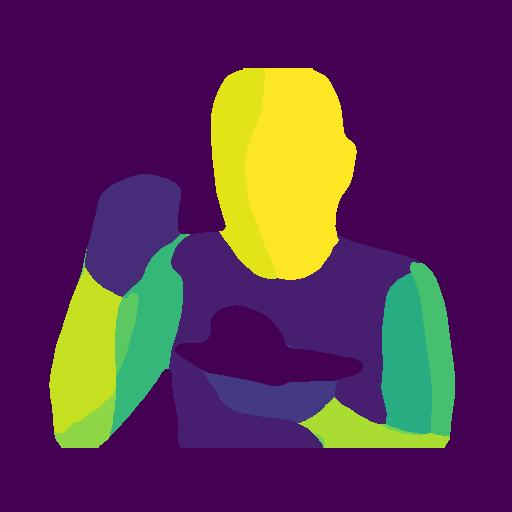
#> input picture assets/test_images/densepose.png, 512 x 512 px
$ python -i __init__.py   (imports and definitions only)
#> lines starting #> are read from the running program, lines starting #| are printed output that depends on the picture; after the words box and inside, x2 and y2 are one past the last pixel; in counts of white or black regions, pixels touching at a corner belong together
"""
Adapted from https://gitlab.com/-/snippets/3611640
Reference: https://civitai.com/models/137638/controlnet-mysee-light-and-dark-squint-illusions-hidden-symbols-subliminal-text-qr-codes
"""

import cv2
import numpy as np


class IllusionConverter:

    def __call__(self, img):
        img_grayscale = cv2.cvtColor(img, cv2.COLOR_RGB2HSV)
        img_grayscale = img[:, :, 2]
        # img_grayscale = cv2.GaussianBlur(img_grayscale, (15, 15), 0)

        threshold = 256 // 3
        remap = np.zeros_like(img_grayscale)
        remap[np.where(img_grayscale < threshold)] = 0
        remap[np.where((img_grayscale >= threshold) & (img_grayscale <= 255 - threshold))] = 127
        remap[np.where(img_grayscale > 255 - threshold)] = 255

        large_kernel = cv2.getStructuringElement(cv2.MORPH_ELLIPSE, (11, 11))
        small_kernel = cv2.getStructuringElement(cv2.MORPH_ELLIPSE, (3, 3))

        img_out = cv2.morphologyEx(remap, cv2.MORPH_CLOSE, large_kernel)
        img_out = cv2.morphologyEx(img_out, cv2.MORPH_OPEN, small_kernel)

        img_out = np.stack([img_out] * 3, axis=-1).astype('uint8')
        return img_out

>>> import cv2
>>> picture = cv2.cvtColor(cv2.imread('../../assets/test_images/densepose.png'), cv2.COLOR_BGR2RGB)
>>> result = IllusionConverter()(picture)
#> in __call__, `img_grayscale = cv2.cvtColor(img, cv2.COLOR_RGB2HSV)`: img_grayscale: shape (512, 512, 3); mean H, S, V 121.7, 231.2, 116.5
#> in __call__, `img_grayscale = img[:, :, 2]`:
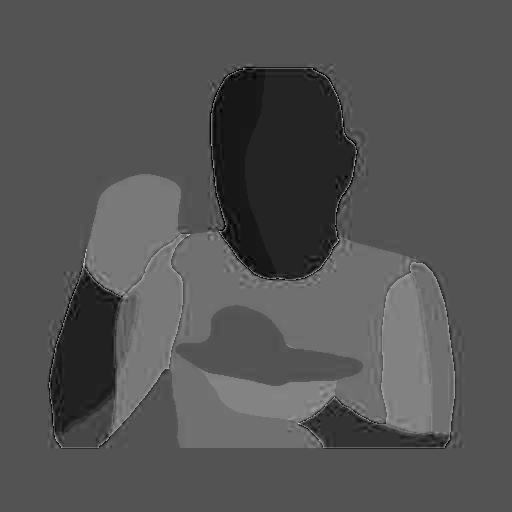
#> img_grayscale: shape (512, 512); min 0, max 210, mean 83.7
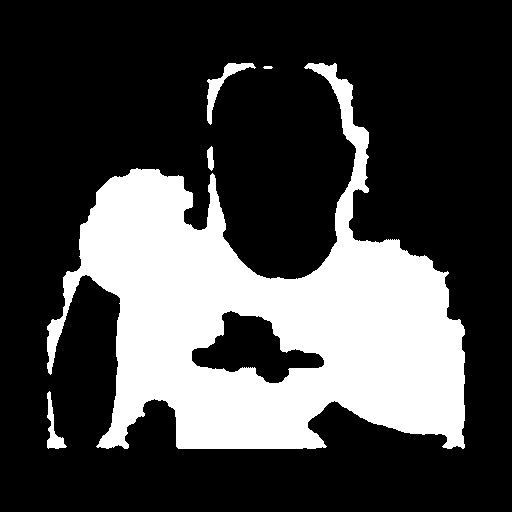
#> result: shape (512, 512, 3); values 0 (black) and 127 (white), 27.3% white; 5 white regions, box (x1, y1, x2, y2) and area: (47, 63, 465, 449) 70313, (207, 63, 256, 125) 649, (47, 391, 67, 449) 407, (207, 146, 214, 171) 127, (263, 66, 273, 69) 26
